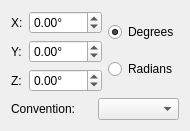
<?xml version="1.0" encoding="UTF-8"?>
<ui version="4.0">
 <class>CoreEulerAnglesEditorWidget</class>
 <widget class="QWidget" name="CoreEulerAnglesEditorWidget">
  <property name="geometry">
   <rect>
    <x>0</x>
    <y>0</y>
    <width>172</width>
    <height>122</height>
   </rect>
  </property>
  <property name="windowTitle">
   <string>Form</string>
  </property>
  <layout class="QVBoxLayout" name="verticalLayout_2">
   <item>
    <layout class="QHBoxLayout" name="horizontalLayout_2">
     <item>
      <layout class="QFormLayout" name="formLayout_2">
       <item row="0" column="0">
        <widget class="QLabel" name="euler1Label">
         <property name="text">
          <string>X:</string>
         </property>
         <property name="buddy">
          <cstring>euler1DoubleSpinBox</cstring>
         </property>
        </widget>
       </item>
       <item row="0" column="1">
        <widget class="QDoubleSpinBox" name="euler1DoubleSpinBox">
         <property name="suffix">
          <string>°</string>
         </property>
         <property name="decimals">
          <number>2</number>
         </property>
         <property name="minimum">
          <double>-360.000000000000000</double>
         </property>
         <property name="maximum">
          <double>360.000000000000000</double>
         </property>
        </widget>
       </item>
       <item row="1" column="0">
        <widget class="QLabel" name="euler2Label">
         <property name="text">
          <string>Y:</string>
         </property>
         <property name="buddy">
          <cstring>euler2DoubleSpinBox</cstring>
         </property>
        </widget>
       </item>
       <item row="1" column="1">
        <widget class="QDoubleSpinBox" name="euler2DoubleSpinBox">
         <property name="suffix">
          <string>°</string>
         </property>
         <property name="minimum">
          <double>-360.000000000000000</double>
         </property>
         <property name="maximum">
          <double>360.000000000000000</double>
         </property>
        </widget>
       </item>
       <item row="2" column="0">
        <widget class="QLabel" name="euler3Label">
         <property name="text">
          <string>Z:</string>
         </property>
         <property name="buddy">
          <cstring>euler3DoubleSpinBox</cstring>
         </property>
        </widget>
       </item>
       <item row="2" column="1">
        <widget class="QDoubleSpinBox" name="euler3DoubleSpinBox">
         <property name="suffix">
          <string>°</string>
         </property>
         <property name="minimum">
          <double>-360.000000000000000</double>
         </property>
         <property name="maximum">
          <double>360.000000000000000</double>
         </property>
        </widget>
       </item>
      </layout>
     </item>
     <item>
      <layout class="QVBoxLayout" name="verticalLayout">
       <item>
        <widget class="QRadioButton" name="degreesRadioButton">
         <property name="text">
          <string>Degrees</string>
         </property>
         <property name="checked">
          <bool>true</bool>
         </property>
         <attribute name="buttonGroup">
          <string notr="true">angleRepresentationButtonGroup</string>
         </attribute>
        </widget>
       </item>
       <item>
        <widget class="QRadioButton" name="radiansRadioButton">
         <property name="text">
          <string>Radians</string>
         </property>
         <attribute name="buttonGroup">
          <string notr="true">angleRepresentationButtonGroup</string>
         </attribute>
        </widget>
       </item>
      </layout>
     </item>
    </layout>
   </item>
   <item>
    <layout class="QHBoxLayout" name="horizontalLayout">
     <item>
      <widget class="QLabel" name="eulerAnglesConventionLabel">
       <property name="text">
        <string>Convention:</string>
       </property>
       <property name="buddy">
        <cstring>eulerAnglesConventionComboBox</cstring>
       </property>
      </widget>
     </item>
     <item>
      <widget class="QComboBox" name="eulerAnglesConventionComboBox"/>
     </item>
    </layout>
   </item>
  </layout>
 </widget>
 <resources/>
 <connections>
  <connection>
   <sender>euler1DoubleSpinBox</sender>
   <signal>valueChanged(double)</signal>
   <receiver>CoreEulerAnglesEditorWidget</receiver>
   <slot>updateValue()</slot>
   <hints>
    <hint type="sourcelabel">
     <x>58</x>
     <y>20</y>
    </hint>
    <hint type="destinationlabel">
     <x>85</x>
     <y>60</y>
    </hint>
   </hints>
  </connection>
  <connection>
   <sender>euler2DoubleSpinBox</sender>
   <signal>valueChanged(double)</signal>
   <receiver>CoreEulerAnglesEditorWidget</receiver>
   <slot>updateValue()</slot>
   <hints>
    <hint type="sourcelabel">
     <x>58</x>
     <y>46</y>
    </hint>
    <hint type="destinationlabel">
     <x>85</x>
     <y>60</y>
    </hint>
   </hints>
  </connection>
  <connection>
   <sender>euler3DoubleSpinBox</sender>
   <signal>valueChanged(double)</signal>
   <receiver>CoreEulerAnglesEditorWidget</receiver>
   <slot>updateValue()</slot>
   <hints>
    <hint type="sourcelabel">
     <x>58</x>
     <y>72</y>
    </hint>
    <hint type="destinationlabel">
     <x>85</x>
     <y>60</y>
    </hint>
   </hints>
  </connection>
  <connection>
   <sender>angleRepresentationButtonGroup</sender>
   <signal>buttonClicked(int)</signal>
   <receiver>CoreEulerAnglesEditorWidget</receiver>
   <slot>changeAngleRepresentation(int)</slot>
   <hints>
    <hint type="sourcelabel">
     <x>-1</x>
     <y>-1</y>
    </hint>
    <hint type="destinationlabel">
     <x>85</x>
     <y>60</y>
    </hint>
   </hints>
  </connection>
  <connection>
   <sender>eulerAnglesConventionComboBox</sender>
   <signal>currentIndexChanged(int)</signal>
   <receiver>CoreEulerAnglesEditorWidget</receiver>
   <slot>changeConvention(int)</slot>
   <hints>
    <hint type="sourcelabel">
     <x>125</x>
     <y>101</y>
    </hint>
    <hint type="destinationlabel">
     <x>85</x>
     <y>60</y>
    </hint>
   </hints>
  </connection>
 </connections>
 <slots>
  <signal>valueChanged(osg::Quat)</signal>
  <slot>setValue(osg::Quat)</slot>
  <slot>setValue(osg::Vec3,bool,int)</slot>
  <slot>updateValue()</slot>
  <slot>changeAngleRepresentation(int)</slot>
  <slot>changeConvention(int)</slot>
 </slots>
 <buttongroups>
  <buttongroup name="angleRepresentationButtonGroup"/>
 </buttongroups>
</ui>
